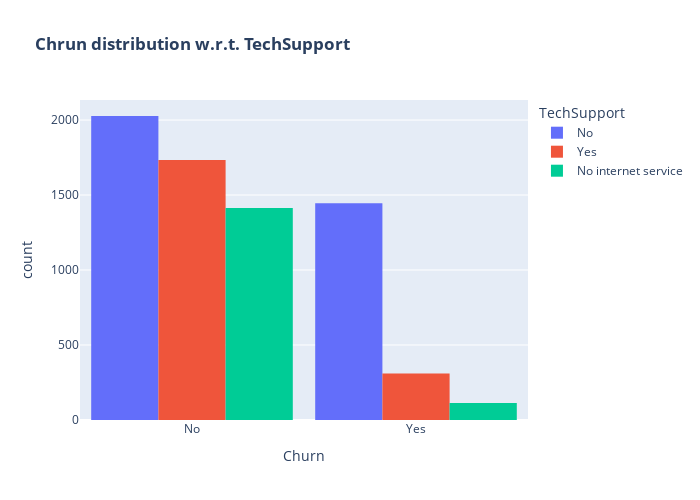

This figure's notebook cell:
### Code cell
fig = px.histogram(customer_churn, x="Churn", color="TechSupport",barmode="group",  title="<b>Chrun distribution w.r.t. TechSupport</b>")
fig.update_layout(width=700, height=500, bargap=0.1)
fig.show()

### Figure 1 — Plotly figure (JSON) as saved in the notebook; plotly's stock layout.template omitted (floating-point values rounded to 4 significant figures; data arrays with more than 128 entries replaced by an {"elided": "..."} marker saying what was removed)
{"data": [{"alignmentgroup": "True", "bingroup": "x", "hovertemplate": "TechSupport=No<br>Churn=%{x}<br>count=%{y}<extra></extra>", "legendgroup": "No", "marker": {"color": "#636efa", "pattern": {"shape": ""}}, "name": "No", "offsetgroup": "No", "orientation": "v", "showlegend": true, "type": "histogram", "x": {"elided": "3473 str values"}, "xaxis": "x", "yaxis": "y"}, {"alignmentgroup": "True", "bingroup": "x", "hovertemplate": "TechSupport=Yes<br>Churn=%{x}<br>count=%{y}<extra></extra>", "legendgroup": "Yes", "marker": {"color": "#EF553B", "pattern": {"shape": ""}}, "name": "Yes", "offsetgroup": "Yes", "orientation": "v", "showlegend": true, "type": "histogram", "x": {"elided": "2044 str values"}, "xaxis": "x", "yaxis": "y"}, {"alignmentgroup": "True", "bingroup": "x", "hovertemplate": "TechSupport=No internet service<br>Churn=%{x}<br>count=%{y}<extra></extra>", "legendgroup": "No internet service", "marker": {"color": "#00cc96", "pattern": {"shape": ""}}, "name": "No internet service", "offsetgroup": "No internet service", "orientation": "v", "showlegend": true, "type": "histogram", "x": {"elided": "1526 str values"}, "xaxis": "x", "yaxis": "y"}], "layout": {"bargap": 0.1, "barmode": "group", "height": 500, "legend": {"title": {"text": "TechSupport"}, "tracegroupgap": 0}, "title": {"text": "<b>Chrun distribution w.r.t. TechSupport</b>"}, "width": 700, "xaxis": {"anchor": "y", "domain": [0, 1], "title": {"text": "Churn"}}, "yaxis": {"anchor": "x", "domain": [0, 1], "title": {"text": "count"}}}}
